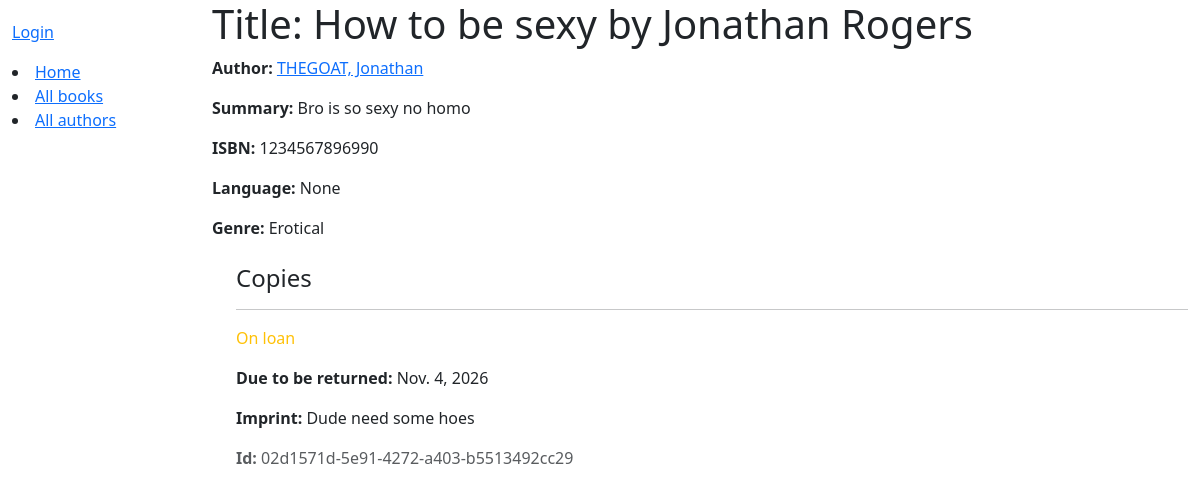
/catalog/book/3, run on an earlier commit of the app's database.
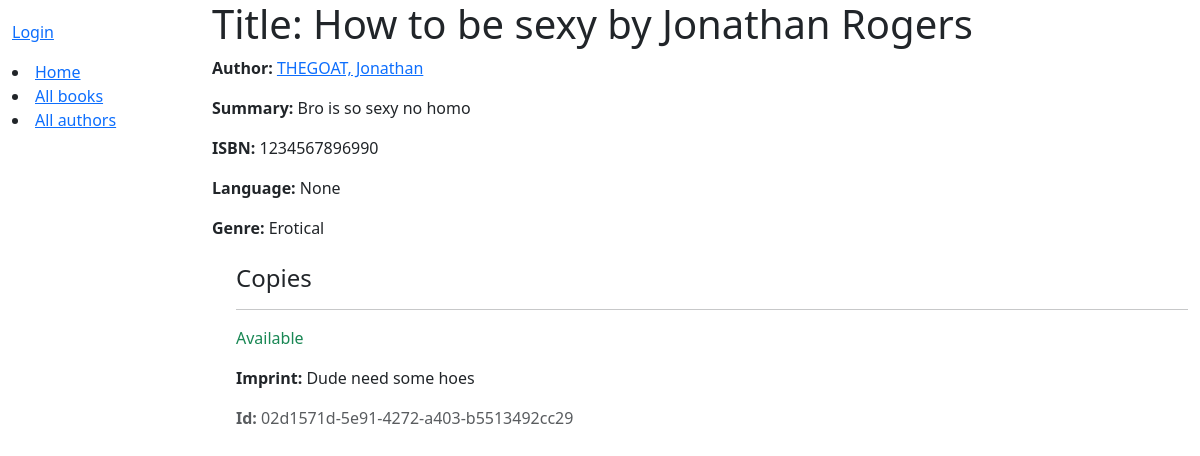
And on a later commit of the database.
### catalog/models.py (models this page shows, shortened)
class BookInstance(models.Model):
    id = models.UUIDField(primary_key=True, default=uuid.uuid4,
                          help_text="Unique ID for this particular book across whole library")
    book = models.ForeignKey('Book', on_delete=models.RESTRICT, null=True)
    imprint = models.CharField(max_length=200)
    due_back = models.DateField(null=True, blank=True)
    class LoanStatus(models.TextChoices):
        MAINTENANCE = 'm', 'Maintenance'
        ON_LOAN = 'o', 'On loan'
        AVAILABLE = 'a', 'Available'
        RESERVED = 'r', 'Reserved'
    status = models.CharField(
        max_length=1,
        choices=LoanStatus.choices,
        blank=True,
        default=LoanStatus.MAINTENANCE,
        help_text='Book availability',
    )
    class Meta:
        ordering = ['due_back']
        permissions = (("can_mark_returned", "Set book as returned"),)
    borrower = models.ForeignKey(settings.AUTH_USER_MODEL, on_delete=models.SET_NULL, null=True, blank=True)

### catalog/views.py (the view)
# urls.py: path('book/<int:pk>', views.BookDetailView.as_view(), name='book-detail'),
class BookDetailView(generic.DetailView):
    model = Book

### catalog/models.py (called while the page is built)
    def __str__(self):
        return self.name

    def __str__(self):
        return f'{self.last_name}, {self.first_name}'

### catalog/templates/catalog/book_detail.html
{% extends "base_generic.html" %}
{% block content %}
  <h1>Title: {{ book.title }}</h1>
  <p><strong>Author:</strong> <a href="">{{ book.author }}</a></p>
  <p><strong>Summary:</strong> {{ book.summary }}</p>
  <p><strong>ISBN:</strong> {{ book.isbn }}</p>
  <p><strong>Language:</strong> {{ book.language }}</p>
  <p><strong>Genre:</strong> {{ book.genre.all|join:", " }}</p>
  <div class="ms-4 mt-4">
    <h4>Copies</h4>
    {% for copy in book.bookinstance_set.all %}
      <hr />
      <p
        class="{% if copy.status == copy.LoanStatus.AVAILABLE %}text-success{% elif copy.status == copy.LoanStatus.MAINTENANCE %}text-danger{% else %}text-warning{% endif %}">
        {{ copy.get_status_display }}
      </p>
      {% if copy.status != copy.LoanStatus.AVAILABLE %}
        <p><strong>Due to be returned:</strong> {{ copy.due_back }}</p>
      {% endif %}
      <p><strong>Imprint:</strong> {{ copy.imprint }}</p>
      <p class="text-muted"><strong>Id:</strong> {{ copy.id }}</p>
    {% endfor %}
  </div>
{% endblock %}

What changed in the data, as far as the page shows it:
changed BookInstance "Dude need some hoes": status "On loan" → "Available"; due_back "Nov. 4, 2026" → (not shown)
